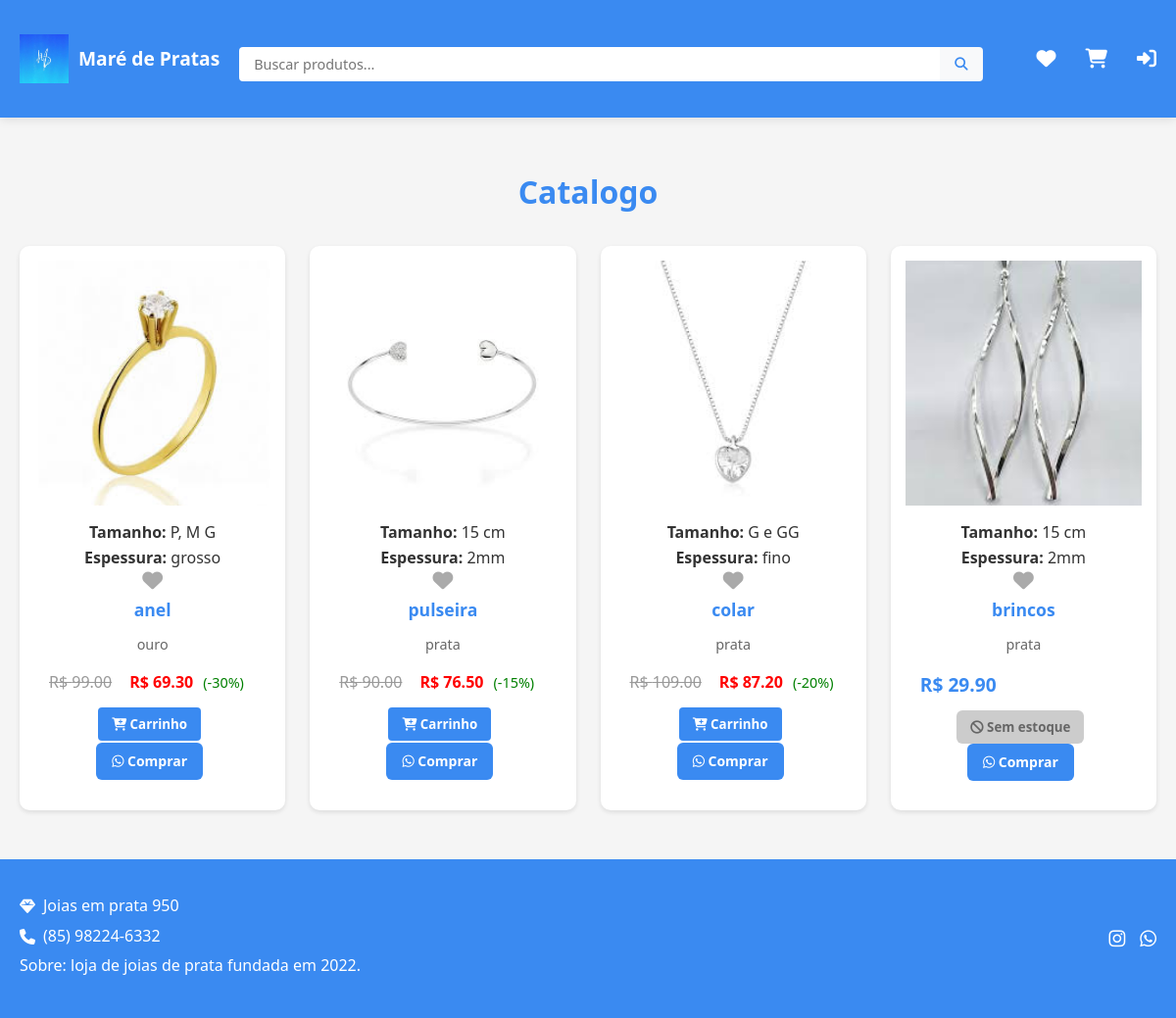
The page / on the database its author committed.
### app.py (models this page shows)
class Produto(db.Model):
    id = db.Column(db.Integer, primary_key=True)
    nome = db.Column(db.String(100), nullable=False)
    descricao = db.Column(db.Text, nullable=False)
    valor = db.Column(db.Float, nullable=False)
    foto_url = db.Column(db.String(200), nullable=False)
    estoque = db.Column(db.Integer, nullable=False, default=0)
    tamanho = db.Column(db.String(50), nullable=True)
    espessura = db.Column(db.String(50), nullable=True)
    desconto = db.Column(db.Integer, nullable=True, default=0)

### app.py (the view)
@app.route('/')
def catalogo():
    nome_usuario = session.get('nome_usuario')
    produtos = Produto.query.all()
    carrinho = session.get('carrinho', {})
    carrinho_qtd = sum(carrinho.values())
    favoritos_ids = []
    if nome_usuario:
        usuario = Usuario.query.filter_by(nome_completo=nome_usuario).first()
        if usuario:
            favoritos_ids = [f.produto_id for f in Favorito.query.filter_by(usuario_id=usuario.id).all()]
    return render_template('catalogo.html', nome_usuario=nome_usuario,
                           produtos=produtos, carrinho_qtd=carrinho_qtd, favoritos_ids=favoritos_ids)

### app.py (called while the page is built)
@app.context_processor
def inject_carrinho_qtd():
    carrinho = session.get('carrinho', {})
    carrinho_qtd = sum(carrinho.values())
    return {'carrinho_qtd': carrinho_qtd}

@app.before_request
def checar_sessao():
    print(f"Usuário na sessão: {session.get('nome_usuario')}")

### templates/catalogo.html (shortened to what this page needs)
<!DOCTYPE html>
<html lang="pt-BR">
<head>
    <link rel="stylesheet" href="https://cdnjs.cloudflare.com/ajax/libs/font-awesome/6.5.0/css/all.min.css">
    <link rel="stylesheet" href="{{ url_for('static', filename='css/catalogo.css') }}">
</head>
<body>
    <header class="main-header">
    <div class="container">
        <div class="header-main">
            <div class="logo-container">
                <a href="{{ url_for('listar_produtos') }}" class="logo">
                    <img src="{{ url_for('static', filename='images/logo1.jpg') }}" alt="Logo Maré de Pratas">
                    <span>Maré de Pratas</span>
                </a>
            </div>
            <div class="search-container">
                <form action="{{ url_for('listar_produtos') }}" method="GET">
                    <input type="text" placeholder="Buscar produtos..." name="q">
                    <button type="submit">
                        <i class="fa-solid fa-search"></i>
                    </button>
                </form>
            </div>
            <div class="user-actions">
                <a href="{{ url_for('favoritos') }}" title="Favoritos">
                    <i class="fa-solid fa-heart"></i>
                </a>
                <a href="{{ url_for('ver_carrinho') }}" title="Carrinho">
                    <i class="fa-solid fa-cart-shopping"></i>
                </a>
                {% if nome_usuario %}
                    <span class="user-name"><i class="fa-solid fa-user"></i> {{ nome_usuario }}</span>
                    <a href="{{ url_for('registro') }}" title="Logout"><i class="fa-solid fa-right-from-bracket"></i></a>
                {% else %}
                    <a href="{{ url_for('login') }}" title="Login"><i class="fa-solid fa-right-to-bracket"></i></a>
                {% endif %}
            </div>
        </div>
    </div>
</header>
    <main>
        <div class="container">
            <h2 class="catalog-title">Catalogo</h2>
            {% if produtos %}
            <div class="products-grid">
                {% for produto in produtos %}
                <div class="product-card">
                    <div class="product-image">
                        <img src="{{ produto.foto_url }}" alt="Imagem de {{ produto.nome }}">
                    </div>
                    <div class="product-info">
                        <p><strong>Tamanho:</strong> {{ produto.tamanho }}</p>
                        <p><strong>Espessura:</strong> {{ produto.espessura }}</p>
                        <button class="btn-favorito" data-produto-id="{{ produto.id }}" title="Favoritar">
                            <i class="fa-solid fa-heart {% if produto.id in favoritos_ids %}ativo{% endif %}"></i>
                        </button>
                        <h3>{{ produto.nome }}</h3>
                        <p class="description">{{ produto.descricao }}</p>
                        <div class="price-container">
                            {% if produto.desconto %}
                                <span class="original-price" style="text-decoration: line-through; color: #999;">
                                    R$ {{ '%.2f'|format(produto.valor) }}
                                </span>
                                <span class="discounted-price">
                                    R$ {{ '%.2f'|format(produto.valor * (1 - produto.desconto / 100)) }}
                                </span>
                                <span class="discount-percent">(-{{ produto.desconto }}%)</span>
                            {% else %}
                                <span class="price">R$ {{ '%.2f'|format(produto.valor) }}</span>
                            {% endif %}
                        </div>
                        <div class="product-buttons">
                            {% if produto.estoque > 0 %}
                            <form action="{{ url_for('adicionar_ao_carrinho') }}" method="POST">
                                <button type="submit" class="btn-carrinho">
                                    <i class="fa-solid fa-cart-plus"></i> Carrinho
                                </button>
                            </form>
                        {% else %}
                            <button class="btn-carrinho disabled" disabled style="background-color: #ccc; cursor: not-allowed;">
                                <i class="fa-solid fa-ban"></i> Sem estoque
                            </button>
                        {% endif %}
                            {% set mensagem = "Olá! Gostaria de comprar o produto: " + produto.nome + " por R$ " + "%.2f"|format(produto.valor) %}
                            <a href="https://api.whatsapp.com/send?phone=5585982246332&text={{ mensagem | urlencode }}"
                               target="_blank"
                               class="btn-comprar">
                               <i class="fab fa-whatsapp"></i> Comprar
                            </a>
                        </div>
                    </div>
                </div>
                {% endfor %}
            </div>
            {% else %}
            <p style="text-align: center; padding: 2rem;">Você ainda não adicionou produtos aos favoritos.</p>
            {% endif %}
        </div>
    </main>
    <footer class="main-footer">
        <div class="container">
            <div class="footer-container">
                <div class="footer-info">
                    <p><i class="fa-solid fa-gem"></i> Joias em prata 950</p>
                    <p><i class="fa-solid fa-phone"></i> (85) 98224-6332</p>
                    <p>Sobre: loja de joias de prata fundada em 2022.</p>
                </div>
                <div class="social-icons">
                    <a href="https://www.instagram.com/mare_depratas?igsh=bDBsbXhwY3N5NmQ2" target="_blank">
                        <i class="fab fa-instagram"></i>
                    </a>
                    <a href="https://api.whatsapp.com/send/?phone=5585982246332" target="_blank">
                        <i class="fab fa-whatsapp"></i>
                    </a>
                </div>
            </div>
        </div>
    </footer>
</body>
</html>

### static/css/catalogo.css (style rules this page uses)
* { margin: 0; padding: 0; box-sizing: border-box; font-family: 'Segoe UI', Tahoma, Geneva, Verdana, sans-serif; }
body { background-color: #f5f5f5; color: #333; line-height: 1.6; display: flex; flex-direction: column; min-height: 100vh; }
.main-header { background-color: #3a8af1; color: white; padding: 15px 0; box-shadow: 0 2px 10px rgba(0, 0, 0, 0.1); position: sticky; top: 0; z-index: 100; }
.header-main { display: flex; justify-content: space-between; align-items: center; flex-wrap: wrap; gap: 20px; }
.logo-container { display: flex; align-items: center; flex-shrink: 0; }
.logo { display: flex; align-items: center; text-decoration: none; color: white; font-weight: bold; font-size: 1.2rem; }
.logo img { height: 40px; margin-right: 10px; }
.search-container { flex: 1; min-width: 200px; }
.search-container form { display: flex; }
.search-container input { flex: 1; padding: 8px 15px; border: none; border-radius: 4px 0 0 4px; font-size: 0.9rem; }
.search-container button { background-color: #f8f9fa; color: #3a8af1; border: none; padding: 8px 15px; border-radius: 0 4px 4px 0; cursor: pointer; }
.user-actions { display: flex; gap: 15px; margin-left: 20px; }
.user-actions a { color: white; font-size: 1.1rem; text-decoration: none; transition: transform 0.3s; display: flex; align-items: center; }
main { padding: 30px 0; }
.catalog-title { color: #3a8af1; margin-bottom: 30px; text-align: center; font-size: 2rem; }
.products-grid { display: grid; grid-template-columns: repeat(auto-fill, minmax(250px, 1fr)); gap: 25px; }
.product-card { background-color: white; border-radius: 10px; padding: 15px; text-align: center; box-shadow: 0 2px 5px rgba(0, 0, 0, 0.1); transition: transform 0.3s; }
.product-image { position: relative; height: 250px; overflow: hidden; }
.product-image img { width: 100%; height: 100%; object-fit: cover; transition: transform 0.5s; }
.product-info { padding: 15px; }
.product-info h3 { color: #3a8af1; margin-bottom: 10px; font-size: 1.1rem; }
.price-container { display: flex; align-items: center; gap: 10px; margin-bottom: 10px; }
.price { font-weight: bold; color: #3a8af1; font-size: 1.2rem; }
.description { color: #666; font-size: 0.9rem; margin-bottom: 15px; }
.btn-comprar { background-color: #3a8af1; color: white; border: none; padding: 8px 15px; border-radius: 4px; cursor: pointer; font-weight: 500; transition: background-color 0.3s; }
.btn-comprar { background-color: #2a7ae1; }
.main-footer { background-color: #3a8af1; color: white; padding: 15px 0; margin-top: auto; }
.footer-container { display: flex; justify-content: space-between; align-items: center; }
.footer-info p { display: flex; align-items: center; gap: 8px; margin-bottom: 5px; }
.social-icons { display: flex; gap: 15px; }
.social-icons a { color: white; font-size: 1.2rem; transition: color 0.3s; }
.container { max-width: 1200px; margin: 0 auto; padding: 20px; }
.catalog-title { text-align: center; margin-bottom: 30px; }
.container form { margin-top: 10px; }
.btn-comprar { background-color: #3a8af1; color: #fff; padding: 10px 20px; border: none; border-radius: 8px; cursor: pointer; font-weight: bold; transition: background-color 0.3s ease; }
.btn-favorito { background: none; border: none; cursor: pointer; }
.btn-favorito i { color: #aaa; font-size: 1.3rem; transition: color 0.3s; }
.logo img { height: 50px; width: auto; }
.user-actions a { margin-left: 15px; color: #ffffff; font-size: 20px; position: relative; }
.product-buttons { margin-top: 10px; }
.btn-comprar, .btn-carrinho { padding: 8px 14px; border: none; border-radius: 6px; font-weight: bold; cursor: pointer; margin-right: 6px; transition: background 0.3s ease; }
.btn-comprar { background-color: #3a8af1; color: white; }
.btn-carrinho { background-color: #3a8af1; color: #ffffff; border: 2px solid #ffffff; }
.btn-comprar { display: inline-block; background-color: #3a8af1; color: white; padding: 8px 16px; border: none; border-radius: 6px; font-weight: bold; text-decoration: none; font-size: 14px; transition: background-color 0.3s; }
button.disabled { background-color: #ccc; color: #666; cursor: not-allowed; border: none; }
.original-price { text-decoration: line-through; color: #999; margin-right: 0.5rem; }
.discounted-price { color: red; font-weight: bold; }
.discount-percent { font-size: 0.9rem; color: green; }

### rows shown on the page
Produto: foto_url (picture), tamanho "P, M G", espessura "grosso", nome "anel", descricao "ouro", valor "99.00", produto.valor*(1-produto.desconto/100) "69.30", desconto "30"
Produto: foto_url (picture), tamanho "15 cm", espessura "2mm", nome "pulseira", descricao "prata", valor "90.00", produto.valor*(1-produto.desconto/100) "76.50", desconto "15"
Produto: foto_url (picture), tamanho "G e GG", espessura "fino", nome "colar", descricao "prata", valor "109.00", produto.valor*(1-produto.desconto/100) "87.20", desconto "20"
Produto: foto_url (picture), tamanho "15 cm", espessura "2mm", nome "brincos", descricao "prata", valor "29.90", estoque 0 (drawn)
